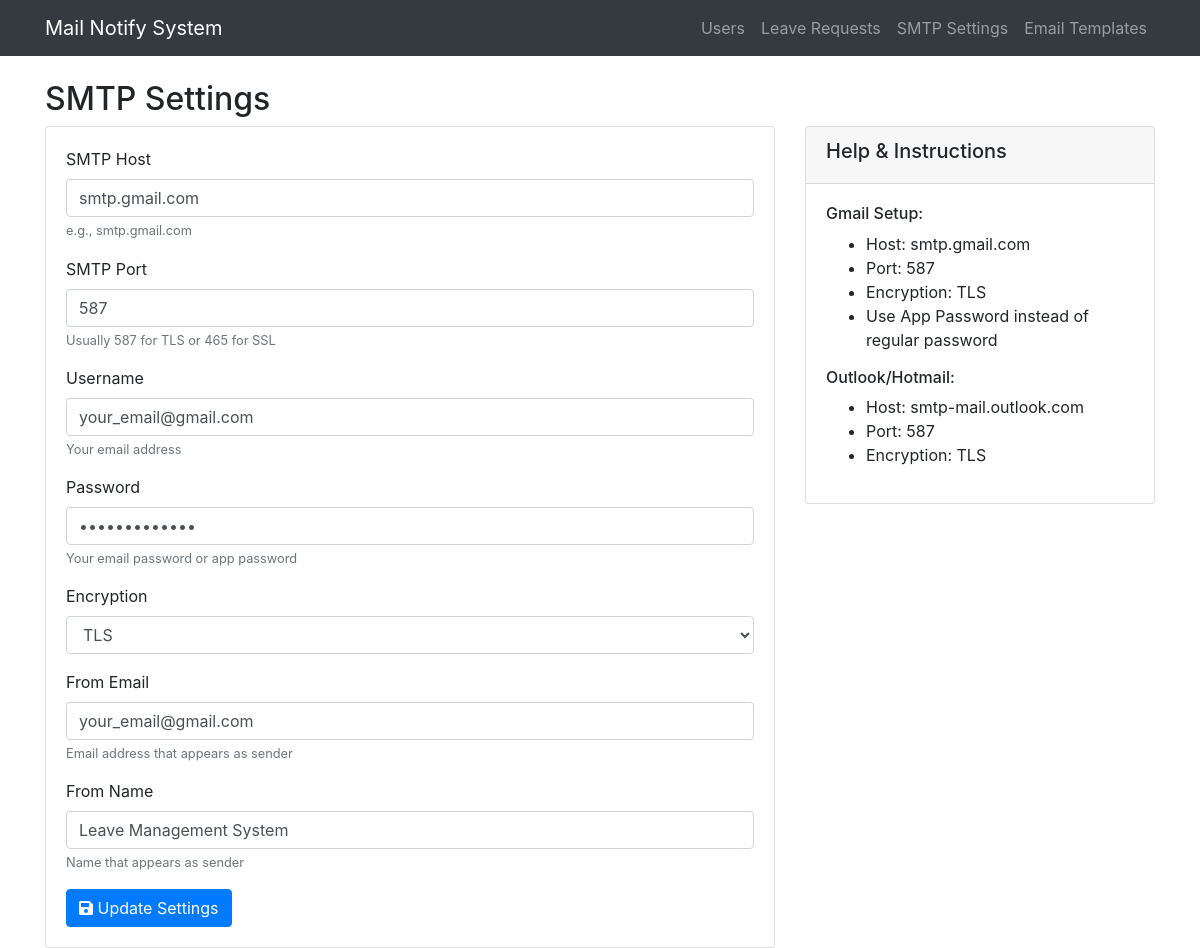
Screenshot of /smtp_settings.php with the database file from the repository.
### tables this page shows
CREATE TABLE smtp_settings (
    id INT AUTO_INCREMENT PRIMARY KEY,
    host VARCHAR(100) NOT NULL,
    port INT NOT NULL,
    username VARCHAR(100) NOT NULL,
    password VARCHAR(100) NOT NULL,
    encryption VARCHAR(10) NOT NULL,
    from_email VARCHAR(100) NOT NULL,
    from_name VARCHAR(100) NOT NULL,
    is_active BOOLEAN DEFAULT TRUE,
    updated_at TIMESTAMP DEFAULT CURRENT_TIMESTAMP ON UPDATE CURRENT_TIMESTAMP
);

### smtp_settings.php (the view, shortened to what this page needs)
<?php
require_once 'config/database.php';
include 'includes/header.php';
$stmt = $pdo->query("SELECT * FROM smtp_settings WHERE id = 1");
$settings = $stmt->fetch(PDO::FETCH_ASSOC);
?>
<h2>SMTP Settings</h2>
<div class="row">
    <div class="col-md-8">
        <div class="card">
            <div class="card-body">
                <form method="POST">
                    <div class="form-group">
                        <label>SMTP Host</label>
                        <input type="text" name="host" class="form-control" value="<?php echo htmlspecialchars($settings['host'] ?? ''); ?>" required>
                        <small class="form-text text-muted">e.g., smtp.gmail.com</small>
                    </div>
                    <div class="form-group">
                        <label>SMTP Port</label>
                        <input type="number" name="port" class="form-control" value="<?php echo htmlspecialchars($settings['port'] ?? '587'); ?>" required>
                        <small class="form-text text-muted">Usually 587 for TLS or 465 for SSL</small>
                    </div>
                    <div class="form-group">
                        <label>Username</label>
                        <input type="text" name="username" class="form-control" value="<?php echo htmlspecialchars($settings['username'] ?? ''); ?>" required>
                        <small class="form-text text-muted">Your email address</small>
                    </div>
                    <div class="form-group">
                        <label>Password</label>
                        <input type="password" name="password" class="form-control" value="<?php echo htmlspecialchars($settings['password'] ?? ''); ?>" required>
                        <small class="form-text text-muted">Your email password or app password</small>
                    </div>
                    <div class="form-group">
                        <label>Encryption</label>
                        <select name="encryption" class="form-control" required>
                            <option value="tls" <?php echo ($settings['encryption'] ?? '') == 'tls' ? 'selected' : ''; ?>>TLS</option>
                        </select>
                    </div>
                    <div class="form-group">
                        <label>From Email</label>
                        <input type="email" name="from_email" class="form-control" value="<?php echo htmlspecialchars($settings['from_email'] ?? ''); ?>" required>
                        <small class="form-text text-muted">Email address that appears as sender</small>
                    </div>
                    <div class="form-group">
                        <label>From Name</label>
                        <input type="text" name="from_name" class="form-control" value="<?php echo htmlspecialchars($settings['from_name'] ?? ''); ?>" required>
                        <small class="form-text text-muted">Name that appears as sender</small>
                    </div>
                    <button type="submit" class="btn btn-primary">
                        <i class="fas fa-save"></i> Update Settings
                    </button>
                </form>
            </div>
        </div>
    </div>
    <div class="col-md-4">
        <div class="card">
            <div class="card-header">
                <h5>Help & Instructions</h5>
            </div>
            <div class="card-body">
                <h6>Gmail Setup:</h6>
                <ul>
                    <li>Host: smtp.gmail.com</li>
                    <li>Port: 587</li>
                    <li>Encryption: TLS</li>
                    <li>Use App Password instead of regular password</li>
                </ul>
                <h6>Outlook/Hotmail:</h6>
                <ul>
                    <li>Host: smtp-mail.outlook.com</li>
                    <li>Port: 587</li>
                    <li>Encryption: TLS</li>
                </ul>
            </div>
        </div>
    </div>
</div>
<?php include 'includes/footer.php'; ?>

### rows the page displays
smtp_settings: host "smtp.gmail.com", port "587", username "your_email@gmail.com", encryption "TLS", from_email "your_email@gmail.com", from_name "Leave Management System"
